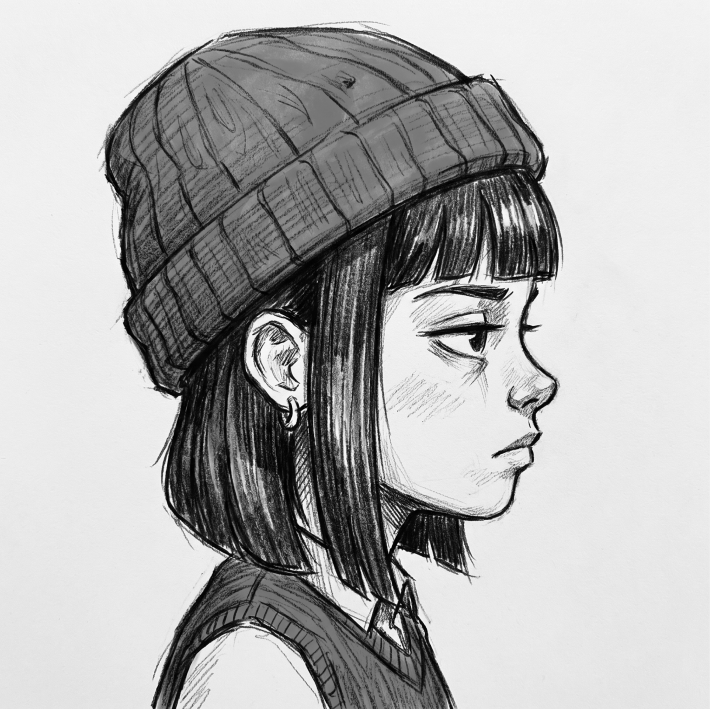
#> input picture web-25d/fable/ui_src/portrait_src.png, 1420 x 1418 px, given as the content of the folder portrait_src.png, which was not available (shown at 1/2 size)
$ python dev_icons.py portrait_src.png house_src.jpg house_src.jpg
#> lines starting #> are read from the running program, lines starting #| are printed output that depends on the picture; after the words box and inside, x2 and y2 are one past the last pixel; in counts of white or black regions, pixels touching at a corner belong together; pictures that were not available may be replaced by others from this repository, and a replacement may not be noted
"""家电手绘图 → 荧光终端风格头像（去假透明棋盘格背景 + 荧光绿双色调）
用法: python3 ui_src/dev_icons.py ui_src/dev ui [预览png]（源图 ui_src/dev/<设备id>.webp）"""
import sys, os, glob, numpy as np, cv2
from PIL import Image
src, dst = sys.argv[1], sys.argv[2]; prev = sys.argv[3] if len(sys.argv) > 3 else None
os.makedirs(dst, exist_ok=True)
DARK = np.array([6, 14, 13], float); MID = np.array([38, 104, 86], float); PH = np.array([170, 255, 226], float)
tiles = []
for f in sorted(glob.glob(os.path.join(src, '*.*'))):
    name = os.path.splitext(os.path.basename(f))[0]
    L = np.asarray(Image.open(f).convert('L')).astype(np.float32)
    H, W = L.shape
#> H = 1418; W = 1420
    # 背景 = 从边框连通的浅色区域（棋盘格 243..255）；先把墨线闭合一下，防止从缝里漏进去
    border = np.concatenate([L[:8].ravel(), L[-8:].ravel(), L[:, :8].ravel(), L[:, -8:].ravel()])
    bgv = np.percentile(border, 10)
#> bgv = 227
    ink = (L < bgv - 9).astype(np.uint8)
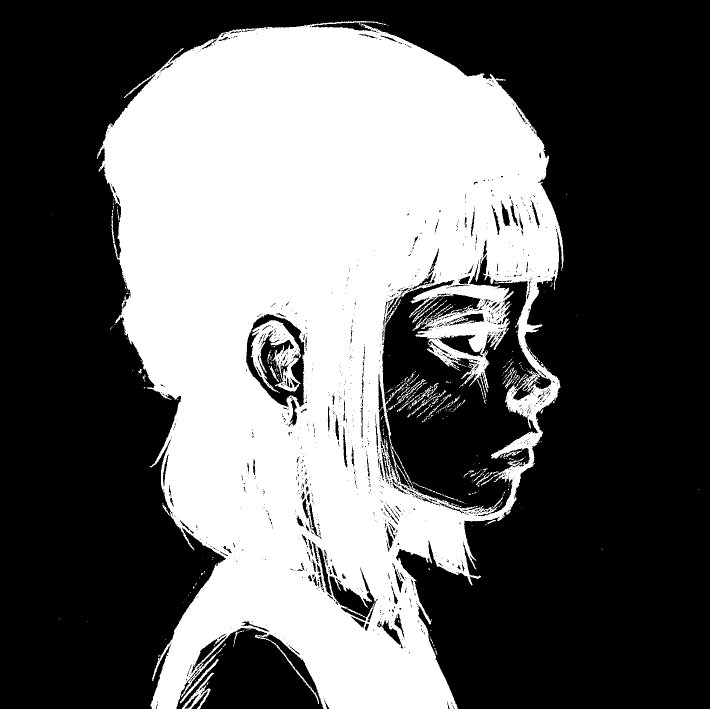
#> ink: shape (1418, 1420) (shown at 1/2 size); values 0 (black) and 1 (white), 39.7% white; 398 white regions (328 under 20 px), largest, box (x1, y1, x2, y2) and area: (194, 42, 1128, 1418) 786068, (502, 640, 602, 786) 6208, (364, 1345, 428, 1418) 992
    ink = cv2.morphologyEx(ink, cv2.MORPH_CLOSE, np.ones((9, 9), np.uint8))
#> ink: shape (1418, 1420); values 0 (black) and 1 (white), 42.3% white; 38 white regions (35 under 20 px), largest, box (x1, y1, x2, y2) and area: (194, 42, 1128, 1418) 850753, (937, 983, 953, 990) 32, (402, 1142, 410, 1151) 26
    free = (1 - ink).astype(np.uint8)
    ff = free.copy(); m = np.zeros((H + 2, W + 2), np.uint8)
    for (x, y) in [(0, 0), (W - 1, 0), (0, H - 1), (W - 1, H - 1), (W // 2, 0), (W // 2, H - 1), (0, H // 2), (W - 1, H // 2)]:
        if ff[y, x]: cv2.floodFill(ff, m, (x, y), 2)
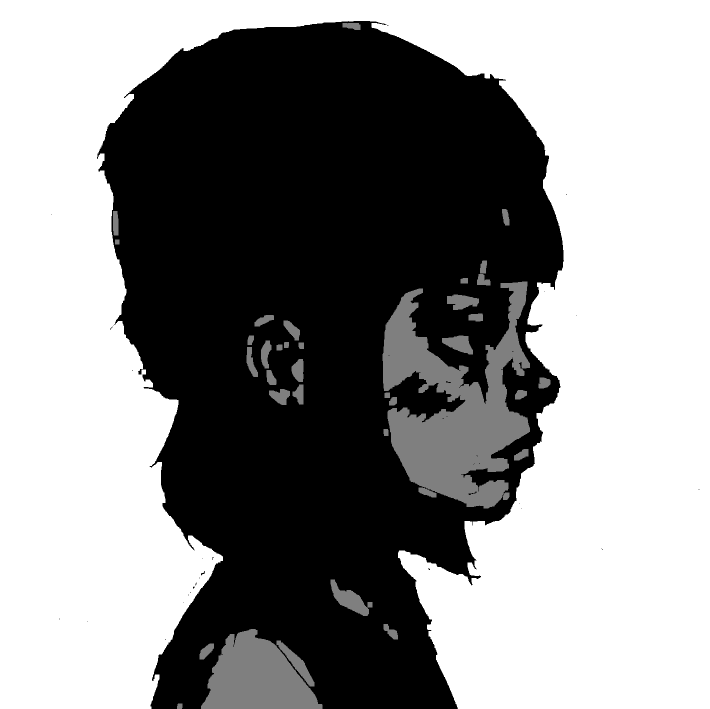
#> ff: shape (1418, 1420) (shown at 1/2 size); min 0, max 2, mean 1.1; drawn with min black and max white
    bg = (ff == 2)
#> bg: shape (1418, 1420) bool; 52.3% white; 26 black regions (24 under 20 px), largest, box (x1, y1, x2, y2) and area: (194, 42, 1128, 1418) 961090, (402, 1142, 410, 1151) 26
    # 去掉小碎块（只留最大的连通物体及较大的部件）
    n, lab, st, _ = cv2.connectedComponentsWithStats((~bg).astype(np.uint8))
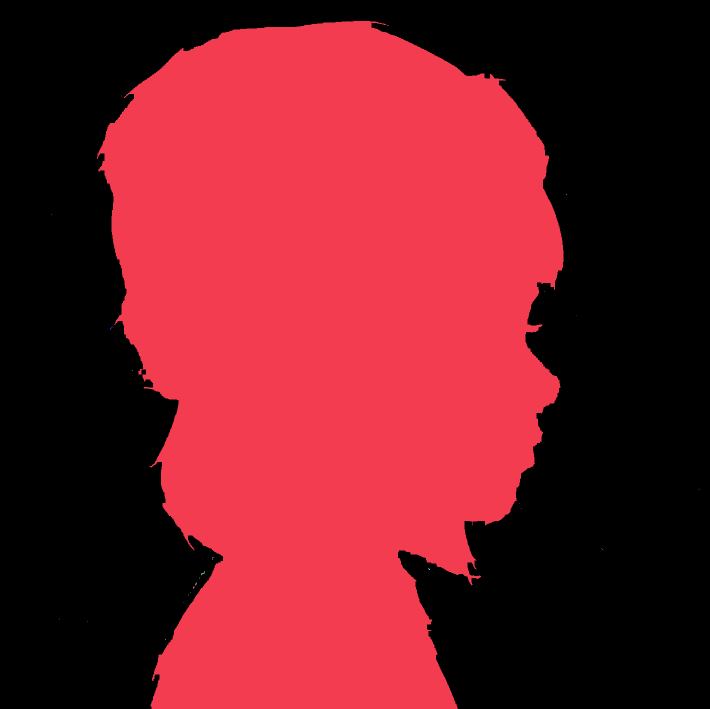
#> lab: shape (1418, 1420) int32 (shown at 1/2 size); 27 distinct labels, from 0 to 26; one colour per label, 0 black
#> n = 27; st = 27 rows, first 6: [0, 0, 1420, 1418, 1052371], [194, 42, 934, 1376, 961090], [774, 50, 3, 1, 3], [1133, 388, 1, 2, 2], [103, 429, 1, 1, 1], [1089, 582, 1, 1, 1]
    big = st[1:, cv2.CC_STAT_AREA].max()
#> big = 961090
    for k in range(1, n):
        if st[k, cv2.CC_STAT_AREA] < big * 0.02: bg[lab == k] = True
#> bg: shape (1418, 1420) bool; 52.3% white; 1 black region, box (x1, y1, x2, y2) and area: (194, 42, 1128, 1418) 961090
    # 柔化 alpha 边缘
    a = (~bg).astype(np.float32)
    a = cv2.GaussianBlur(cv2.erode(a, np.ones((3, 3), np.uint8)), (0, 0), 1.6)
    # 物体内部也有棋盘格（空调、镜子、气泡）：亮区压平
    Lf = np.where(L > bgv - 6, 246, L)
    Lf = cv2.GaussianBlur(Lf, (0, 0), 0.6)
    t = np.clip((Lf - 18) / (246 - 18), 0, 1) ** 1.15
    # 三段色：暗部近黑、中间调深青、亮部荧光绿
    c = np.where(t[..., None] < .55, DARK + (MID - DARK) * (t[..., None] / .55), MID + (PH - MID) * ((t[..., None] - .55) / .45))
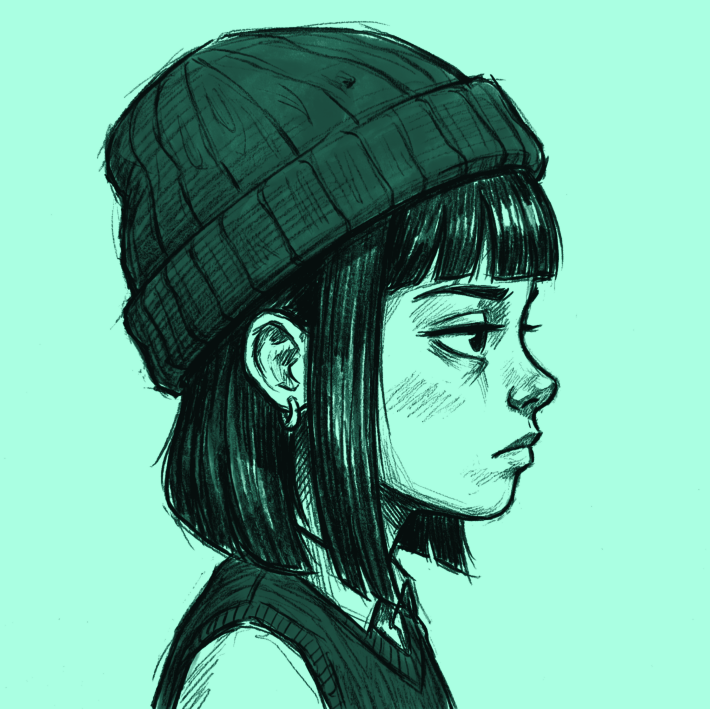
#> c: shape (1418, 1420, 3) float64 (shown at 1/2 size); mean of channels 0, 1, 2 111.5, 176.7, 155.6; drawn as R, G, B
    # 轮廓描一圈亮边（像显像管上的线稿）
    edge = cv2.dilate((~bg).astype(np.uint8), np.ones((5, 5), np.uint8)) - (~bg).astype(np.uint8)
#> edge: shape (1418, 1420); values 0 (black) and 1 (white), 0.59% white in thin lines or dots, all inside (x1, y1, x2, y2) = (192, 40, 1130, 1418)
    edge = cv2.GaussianBlur(edge.astype(np.float32), (0, 0), 2.2)
    rgb = np.clip(c, 0, 255)
    alpha = np.clip(a + edge * 0.55, 0, 1)
    rgb = rgb * (1 - edge[..., None] * .6) + PH * edge[..., None] * .6
    img = np.dstack([rgb, alpha * 255]).astype(np.uint8)
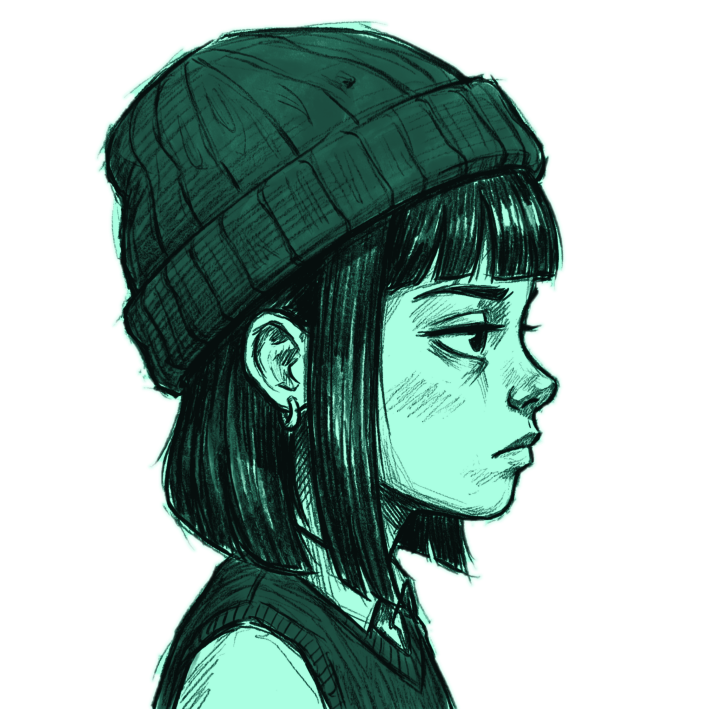
#> img: shape (1418, 1420, 4) (shown at 1/2 size); mean of channels 0, 1, 2, 3 111.4, 176.6, 155.5, 121.3; transparent parts drawn white
    im = Image.fromarray(img, 'RGBA')
    bb = im.getchannel('A').point(lambda v: 255 if v > 20 else 0).getbbox()
#> bb = (190, 38, 1132, 1418)
    im = im.crop(bb); s = max(im.size); pad = int(s * .06)
#> after `im = im.crop(bb)`:
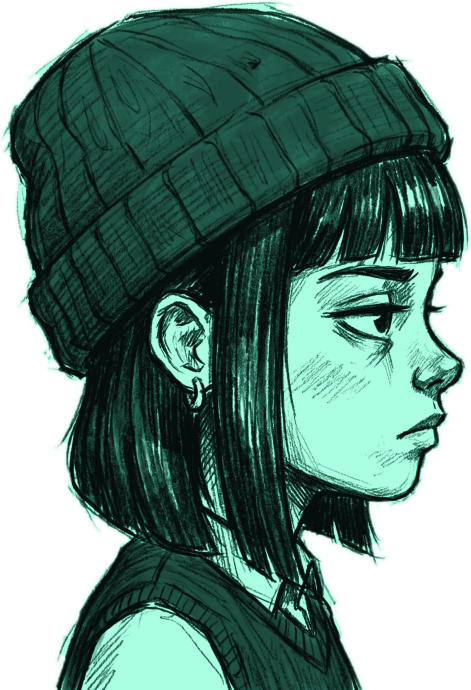
#> im: PIL image 942x1380 RGBA (shown at 1/2 size); mean R, G, B, A 79.3, 133.6, 116.8, 187.9; transparent parts drawn white
#> after `s = max(im.size)`: s = 1380
#> after `pad = int(s * 0.06)`: pad = 82
    sq = Image.new('RGBA', (s + 2 * pad, s + 2 * pad), (0, 0, 0, 0))
#> sq: PIL image 1544x1544 RGBA; every value is 0
    sq.paste(im, ((s - im.size[0]) // 2 + pad, (s - im.size[1]) // 2 + pad))
    sq = sq.resize((256, 256), Image.LANCZOS)
#> sq: PIL image 256x256 RGBA
    sq.save(os.path.join(dst, 'dev_' + name + '.webp'), quality=82, method=6)
    tiles.append((name, sq))
if prev:
    P = Image.new('RGBA', (6 * 260, 2 * 260), (6, 11, 11, 255))
    for i, (n, t) in enumerate(tiles): P.alpha_composite(t, ((i % 6) * 260 + 2, (i // 6) * 260 + 2))
#> this loop made 1 pass
#> n on pass 1: 'portrait_src'
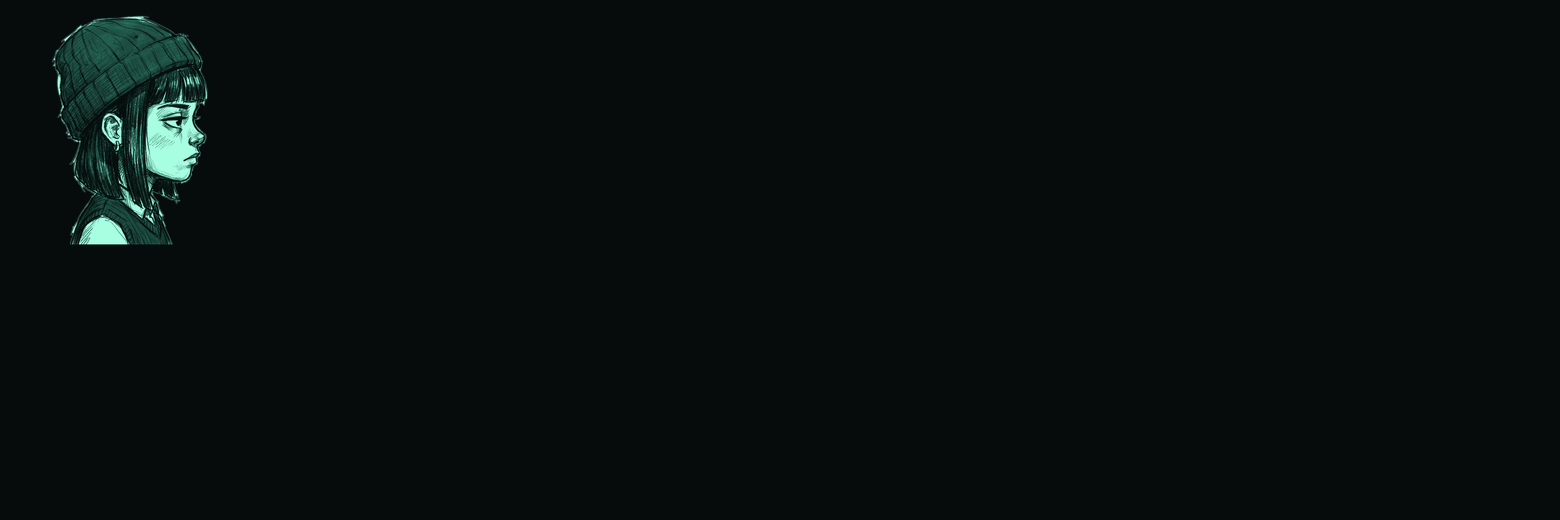
#> P: PIL image 1560x520 RGBA; mean R, G, B, A 7.4, 13.6, 13.2, 255
    P.convert('RGB').save(prev)
print(len(tiles), 'icons')
#| 1 icons
